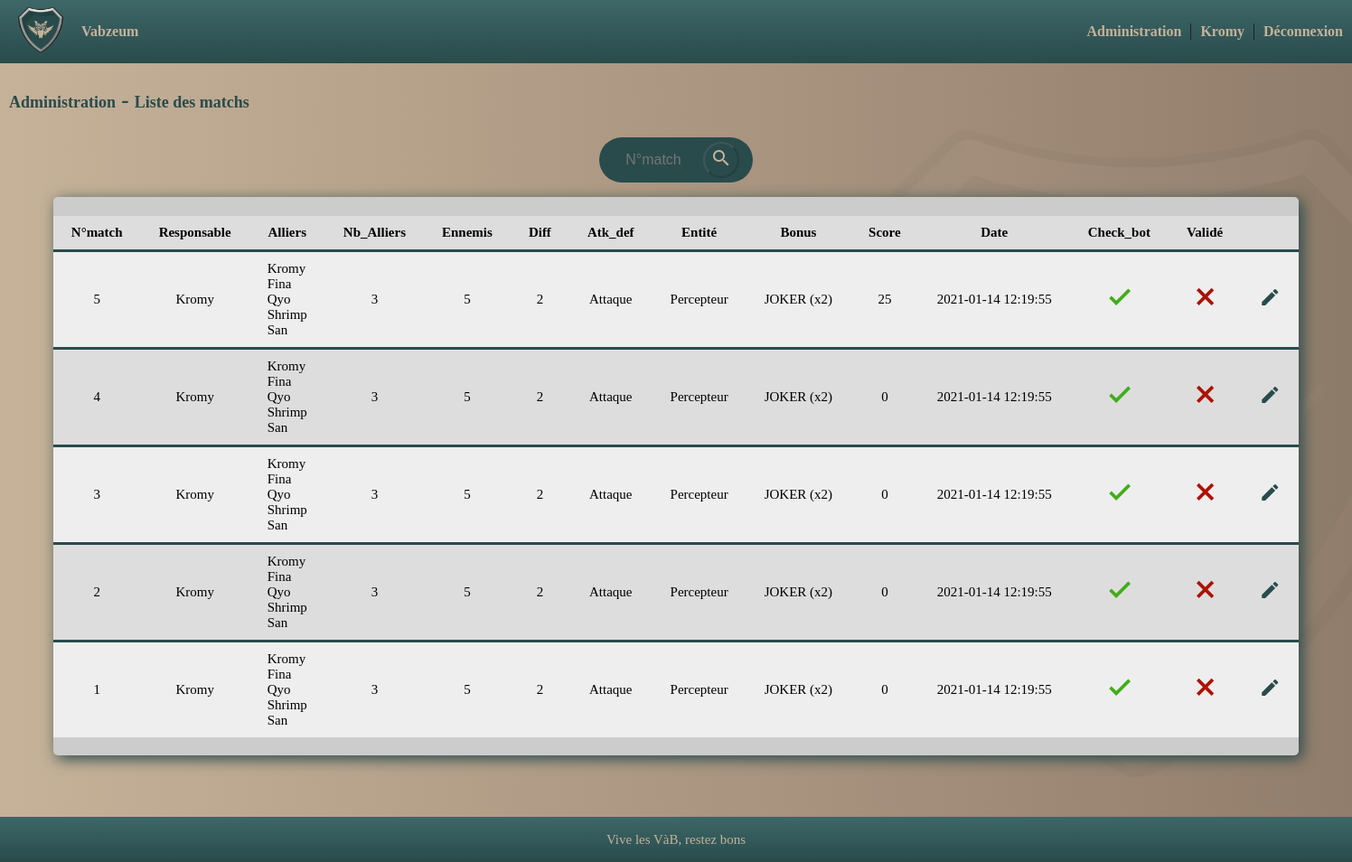
Screenshot of /admin/matchs_list/ (signed in) with the database file from the repository.
### db.py (models this page shows)
class discord_user_datas(UserMixin, dba.Model):
    id = dba.Column(dba.Integer, primary_key=True)
    nickname = dba.Column(dba.String(30), unique=True)
    tag = dba.Column(dba.String(50), unique=True)
    password = dba.Column(dba.String(100), unique=True)
    effective = dba.Column(dba.Integer, unique=True)
    admin = dba.Column(dba.Integer, unique=True)
    created = dba.Column(dba.DateTime, unique=True)

class vabzeum_match_datas(dba.Model):
    id = dba.Column(dba.Integer, primary_key=True)
    used_nickname = dba.Column(dba.String(30), unique=True)
    ally_1 = dba.Column(dba.String(30), unique=True)
    ally_2 = dba.Column(dba.String(30), unique=True)
    ally_3 = dba.Column(dba.String(30), unique=True)
    ally_4 = dba.Column(dba.String(30), unique=True)
    ally_5 = dba.Column(dba.String(30), unique=True)
    nb_ally = dba.Column(dba.Integer, unique=True)
    nb_vab = dba.Column(dba.Integer, unique=True)
    nb_ennemy = dba.Column(dba.Integer, unique=True)
    diff = dba.Column(dba.Integer, unique=True)
    entity = dba.Column(dba.String(30), unique=True)
    side = dba.Column(dba.String(30), unique=True)
    bonus_mult = dba.Column(dba.Integer, unique=True)
    bonus_mult_name = dba.Column(dba.String(30), unique=True)
    screen_name = dba.Column(dba.String(30), unique=True)
    bot_checker = dba.Column(dba.Integer, unique=True)
    admin_validator = dba.Column(dba.Integer, unique=True)
    score = dba.Column(dba.Integer, unique=True)
    commentary = dba.Column(dba.String, unique=True)
    created = dba.Column(dba.DateTime, unique=True)
    def get_ally(self, nb):
        all_ally = [self.ally_1, self.ally_2, self.ally_3, self.ally_4, self.ally_5]
        return all_ally[nb]

### app.py (the view)
@app.route('/admin/matchs_list/', methods=['GET'])
@login_required
@is_admin
def matchs_list():
    id = request.args.get("search_id_match")
    if not id:
        matchs = vabzeum_match_datas.query.order_by(vabzeum_match_datas.id.desc()).limit(50)
        nb_match = dba.session.query(vabzeum_match_datas.id).count()
    else:
        matchs = vabzeum_match_datas.query.filter_by(id=id).all()
        nb_match = 1
    return render_template('admin/matchs_list.html', matchs=matchs, nb_match=nb_match)

### app.py (called while the page is built)
@login_manager.user_loader
def load_user(user_id):
    return discord_user_datas.query.get(int(user_id))

def is_admin(f):
    @wraps(f)
    def decorated_fct(*args, **kwargs):
        if not current_user.admin:
            return redirect(url_for('index'))
        return f(*args, **kwargs)
    return decorated_fct

### templates/admin/matchs_list.html (shortened to what this page needs)
{% extends 'layout.html' %}
{% block content %}
    <div>
        <h1 class="p-3" style="color: #294B4C">
            <a style="color: #294B4C" href="{{ url_for('admin') }}">Administration</a> -
            <a style="color: #294B4C" href="{{ url_for('matchs_list') }}">{% block title %}Liste des
                matchs{% endblock %}</a>
        </h1>
    </div>
    <div class="d_flex" style="justify-content: center">
        <form class="search-box" method="get">
            <input name="search_id_match" class="search_input_with_button" id="search_id_match" type="text"
                   placeholder="N°match">
            <button id="button_search_id_match" class="search-button" href="#"
                    onclick="{{ url_for('matchs_list') }}"
                    disabled>
                <i class="material-icons">search</i>
            </button>
        </form>
    </div>
    <div class="vab_box_shadow table table_alternate">
        <table>
            <p style="height: 5px"></p>
            <tr id="members_list_title">
                <td class="vab-blue-b-tb td_title"><p class="text_15px">N°match</p></td>
                <td class="vab-blue-b-tb td_title"><p class="text_15px">Responsable</p></td>
                <td class="vab-blue-b-tb td_title"><p class="text_15px">Alliers</p></td>
                <td class="vab-blue-b-tb td_title"><p class="text_15px">Nb_Alliers</p></td>
                <td class="vab-blue-b-tb td_title"><p class="text_15px">Ennemis</p></td>
                <td class="vab-blue-b-tb td_title"><p class="text_15px">Diff</p></td>
                <td class="vab-blue-b-tb td_title"><p class="text_15px">Atk_def</p></td>
                <td class="vab-blue-b-tb td_title"><p class="text_15px">Entité</p></td>
                <td class="vab-blue-b-tb td_title"><p class="text_15px">Bonus</p></td>
                <td class="vab-blue-b-tb td_title"><p class="text_15px">Score</p></td>
                <td class="vab-blue-b-tb td_title"><p class="text_15px">Date</p></td>
                <td class="vab-blue-b-tb td_title"><p class="text_15px">Check_bot</p></td>
                <td class="vab-blue-b-tb td_title"><p class="text_15px">Validé</p></td>
                <td class="vab-blue-b-tb td_title"></td>
            </tr>
            {% for match in matchs %}
                <tr id="match_list_tr_{{ match.id }}">
                    <td id="match_nb" class="vab-blue-b-tb t-center"><p class="text_15px">{{ match.id }}</p></td>
                    <td id="match_nb" class="vab-blue-b-tb t-center"><p class="text_15px">{{ match.used_nickname }}</p>
                    </td>
                    <td id="match_allies" class="vab-blue-b-tb" style="text-align: left">
                        {% set i = 0 %}
                        {% for i in range(5) %}
                            {% if match.get_ally(i) != "None" %}
                                <p class="text_15px">{{ match.get_ally(i) }}</p>
                            {% endif %}
                        {% endfor %}
                    </td>
                    <td id="match_nb_ennemy" class="vab-blue-b-tb t-center"><p
                            class="text_15px">{{ match.nb_ally }}</p></td>
                    <td id="match_nb_ally" class="vab-blue-b-tb t-center"><p
                            class="text_15px">{{ match.nb_ennemy }}</p></td>
                    <td id="match_diff" class="vab-blue-b-tb t-center"><p class="text_15px">{{ match.diff }}</p>
                    </td>
                    <td id="match_side" class="vab-blue-b-tb t-center"><p class="text_15px">{{ match.side }}</p>
                    </td>
                    <td id="match_entity" class="vab-blue-b-tb t-center"><p
                            class="text_15px">{{ match.entity }}</p></td>
                    <td id="match_bonus" class="vab-blue-b-tb t-center"><p
                            class="text_15px">{{ match.bonus_mult_name }}
                        (x{{ match.bonus_mult }})</p>
                    </td>
                    <td id="match_score" class="vab-blue-b-tb t-center"><p
                            class="text_15px">{{ match.score }}</p>
                    </td>
                    <td id="match_score" class="vab-blue-b-tb t-center"><p
                            class="text_15px">{{ match.created }}</p>
                    </td>
                    <td id="match_bot_checker" class="vab-blue-b-tb t-center">
                        <i class="icon {% if match.bot_checker == 1 %}green{% else %}red{% endif %} material-icons">
                            {% if match.bot_checker == 1 %}done{% else %}close{% endif %}</i></td>
                    <td id="match_admin_validator" class="vab-blue-b-tb t-center">
                        <i class="icon {% if match.admin_validator == 1 %}green{% else %}red{% endif %} material-icons">
                            {% if match.admin_validator == 1 %}done{% else %}close{% endif %}</i></td>
                    <td class="vab-blue-b-tb"><a href="{{ url_for('modify_match', id=match.id) }}"
                                                 style="color: #294B4C"><i class="material-icons">create</i></a>
                    </td>
                </tr>
            {% endfor %}
        </table>
    </div>
{% endblock %}

### templates/layout.html (shortened to what this page needs)
<!doctype html>
<html lang="en">
<head>
    <link rel="stylesheet" href="/static/css/style.css">
    <link rel="stylesheet" href="/static/css/searchbar.css">
    <link rel="stylesheet" href="/static/css/sidebars.css">
    <link rel="stylesheet" href="/static/css/media.css">
    <link rel="stylesheet" href="/static/css/element.css">
</head>
<body>
<div class="admin">
    <div class="header navbar bg_gradiant_blue_vab">
        <div class="left_navbar_content">
            <a class="" href="{{ url_for('index') }}">
                <img class="blason_vab" src="/static/src/blason.png">
            </a>
            <a class="nav_link" href="{{ url_for('vabzeum') }}">Vabzeum</a>
        </div>
        <div class="right_navbar_content">
            {% if current_user.is_authenticated and current_user.admin %}
                <a class="nav_link border_right" href="{{ url_for('admin') }}">Administration</a>
            {% endif %}
            {% if current_user.is_authenticated %}
                <a class="nav_link border_right" href="#">{{ current_user.nickname }}</a>
            {% else %}
                <a class="nav_link" href="{{ url_for('login') }}">Connexion</a>
            {% endif %}
            {% if current_user.is_authenticated %}
                <a class="nav_link" href="{{ url_for('logout') }}">Déconnexion</a>
            {% endif %}
        </div>
    </div>
    <div class="main_div">
        {% block content %} {% endblock %}
    <p class="col-white-vab">_</p>
    <p class="col-white-vab">_</p>
    </div>
    <footer class="footer bg_gradiant_blue_vab d_flex" style="justify-content: space-around; align-items: center">
        <p class="text_15px col-white-vab">Vive les VàB, restez bons</p>
    </footer>
</div>
</body>
</html>

### static/css/style.css (style rules this page uses)
:root { --select-border: #777; --select-focus: blue; --select-arrow: var(--select-border); }
.main_div { width: 100%; height: fit-content; }
.bg_gradiant_blue_vab { background-image: linear-gradient(to bottom, #3D6768, #294B4C); }
.t-center { text-align: center; }
.col-white-vab { color: #C6B299; }
.d_flex { display: flex; }
.vab-blue-b-tb { border-top: #294B4C solid; }
.td_title { border-top: none; font-weight: bold; text-align: center; }
.vab_box_shadow { box-sizing: border-box; background-color: #cccccc; border-radius: 5px; box-shadow: 4px 4px 16px #294B4C; width: fit-content; height: fit-content; margin: auto; }
.table { border-spacing: 0px; border-collapse: collapse; margin-bottom: 50px; padding-bottom: 20px; }
.table_alternate tr:nth-child(odd) { background-color: #dddddd; border-radius: 5px; }
.table_alternate tr:nth-child(even) { border-radius: 5px; background-color: #eeeeee; }
.table tr td { padding: 10px 20px 10px 20px; }
.text_15px { font-size: 15px; margin: 0; }
.red { color: #ad1100; }
.green { color: #41ad19; }
.icon { font-weight: bolder !important; font-size: 30px !important; }

### static/css/searchbar.css (style rules this page uses)
.search-box { background: #294B4C; height: 40px; border-radius: 40px; max-width: 150px; }
.search-button { color: #C6B299; float: right; width: 40px; height: 40px; border-radius: 50%; background: #294B4C; transition: 0.1s; text-decoration: none; }
.search_input_with_button { border:none; background: none; float:left; padding: 0; color: white; font-size: 16px; transition: 0.4s; line-height: 40px; width: 90px; text-align: center; margin-right: 10px; }

### static/css/sidebars.css (style rules this page uses)
.admin { min-height:100%; position: relative; margin:0 auto; width: 100%; }
.footer { position:absolute; bottom: 0px; width:100%; height: 50px; background-color: #294B4C; }
.navbar { width: 100%; height: 70px; box-sizing: border-box; align-content: center; align-items: center; display: flex; justify-content: space-between; min-width: 600px; }
.left_navbar_content { height: 100%; display: flex; padding-left: 10px; align-items: center; }
.right_navbar_content { height: 100%; display: flex; align-content: flex-end; align-items: center; }
.nav_link { padding-left: 10px; padding-right: 10px; width: 100%; text-decoration: none; color: #C6B299; font-family: Verdana; font-weight: bold; }
.blason_vab { padding: 10px; width: 50px; height: 50px; }
.border_right { border-right: #222222 1px solid; }

### static/css/element.css (style rules this page uses)
html, body { height: 100%; margin: 0; padding: 0; }
body { position: relative; min-height: 100%; height: 100%; width: 100%; margin: 0; background-image: linear-gradient(to right, #C6B299, #917D6B); font-family: Verdana; display : table; }
h1 { font-size: 25px; color: #294B4C; padding: 10px; }
h1 a { font-size: 25px; color: #294B4C; text-decoration: none; font-size: 18px; }
input { font-size: 18px; }
form { padding: 5px 15px 5px 15px; }
table { border-collapse: collapse; }

### rows the page displays
discord_user_datas: nickname "Kromy"
vabzeum_match_datas: id "5", used_nickname "Kromy", get_ally "Kromy" "Fina" "Qyo" "Shrimp" "San", nb_ally "3", nb_ennemy "5", diff "2", side "Attaque", entity "Percepteur", bonus_mult_name "JOKER", bonus_mult "2", score "25", created "2021-01-14 12:19:55", bot_checker 1 (drawn), admin_validator 0 (drawn)
vabzeum_match_datas: id "4", used_nickname "Kromy", get_ally "Kromy" "Fina" "Qyo" "Shrimp" "San", nb_ally "3", nb_ennemy "5", diff "2", side "Attaque", entity "Percepteur", bonus_mult_name "JOKER", bonus_mult "2", score "0", created "2021-01-14 12:19:55", bot_checker 1 (drawn), admin_validator 0 (drawn)
vabzeum_match_datas: id "3", used_nickname "Kromy", get_ally "Kromy" "Fina" "Qyo" "Shrimp" "San", nb_ally "3", nb_ennemy "5", diff "2", side "Attaque", entity "Percepteur", bonus_mult_name "JOKER", bonus_mult "2", score "0", created "2021-01-14 12:19:55", bot_checker 1 (drawn), admin_validator 0 (drawn)
vabzeum_match_datas: id "2", used_nickname "Kromy", get_ally "Kromy" "Fina" "Qyo" "Shrimp" "San", nb_ally "3", nb_ennemy "5", diff "2", side "Attaque", entity "Percepteur", bonus_mult_name "JOKER", bonus_mult "2", score "0", created "2021-01-14 12:19:55", bot_checker 1 (drawn), admin_validator 0 (drawn)
vabzeum_match_datas: id "1", used_nickname "Kromy", get_ally "Kromy" "Fina" "Qyo" "Shrimp" "San", nb_ally "3", nb_ennemy "5", diff "2", side "Attaque", entity "Percepteur", bonus_mult_name "JOKER", bonus_mult "2", score "0", created "2021-01-14 12:19:55", bot_checker 1 (drawn), admin_validator 0 (drawn)
